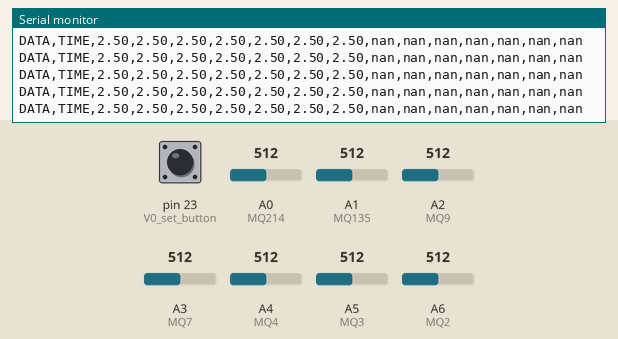
Recording of a sketch running on a simulated Arduino Mega 2560, built with avr-gcc and run on an emulated ATmega2560. On the bench: the last lines printed to the serial monitor. The test bench sets the inputs (shaded band); at power-on: pin 23 (V0_set_button) HIGH, A5 (MQ3) = 512, A0 (MQ214) = 512, A1 (MQ135) = 512, A2 (MQ9) = 512, A3 (MQ7) = 512, A4 (MQ4) = 512, A6 (MQ2) = 512. EEPROM starts erased.

Above: at 1.3 s.
1.4 s: pin 23 (V0_set_button) pulled LOW for 0.15 s
At 1.83 s:
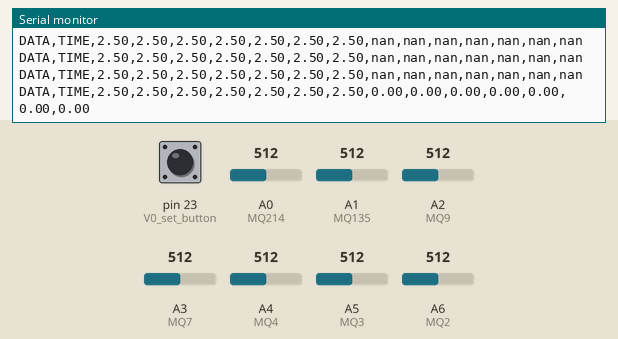
3.6 s: pin 23 (V0_set_button) pulled LOW for 3.2 s
9.8 s: A5 (MQ3) set to 306
At 9.93 s:
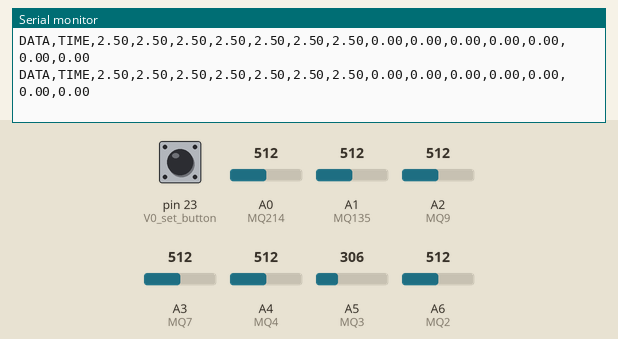
12.8 s: pin 23 (V0_set_button) pulled LOW for 0.15 s
At 13.15 s:
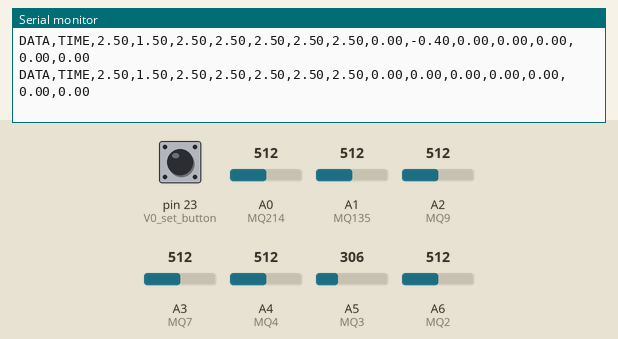
15.9 s: A0 (MQ214) set to 30
At 16.09 s:
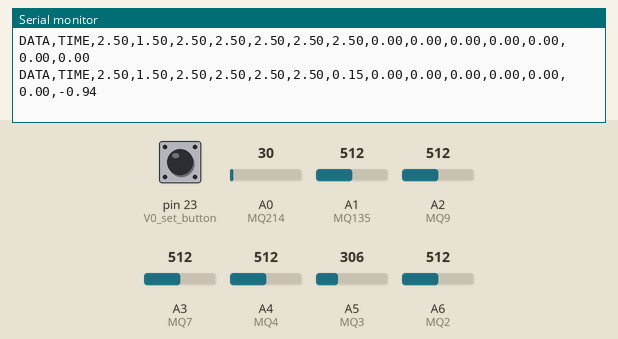
18.9 s: A1 (MQ135) set to 30
At 19.04 s:
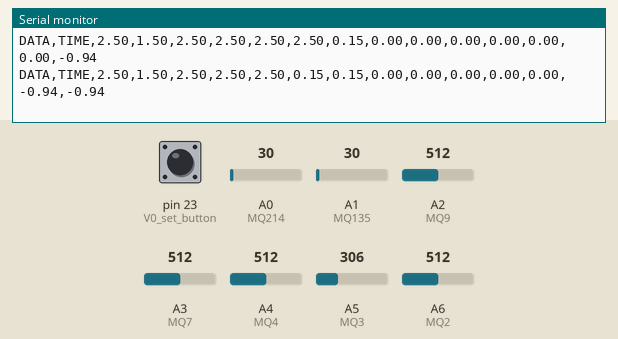

The sketch:

EX11.ino
```cpp
#include <EEPROM.h>

/*#include <LiquidCrystal.h>

const int RS = 2;
const int E = 3;
const int D4 = 4;
const int D5 = 5;
const int D6 = 6;
const int D7 = 7;
*/

#define MQ2 A6
#define MQ3 A5
#define MQ4 A4
#define MQ7 A3
#define MQ9 A2
#define MQ135 A1
#define MQ214 A0

#define V0_set_button 23   // button used for setting all V0 values
//#define next_button 22     // button used for switching between display

/*LiquidCrystal lcd(RS,E,D4,D5,D6,D7);*/

//bool V0_set_state = false;


//Values for MQ2
float MQ2_V0;  // Get the value of V0 via in Air
double MQ2_ratio; // Get ratio ( MQ2_volt - MQ2_V0 ) / MQ2_V0
float MQ2_ppm;
float MQ2_volt;

//Values for MQ3
float MQ3_V0;  // Get the value of V0 via in Air
double MQ3_ratio; // Get ratio ( MQ3_volt - MQ3_V0 ) / MQ3_V0
float MQ3_ppm;
float MQ3_volt;

//Values for MQ4
float MQ4_V0;  // Get the value of V0 via in Air
double MQ4_ratio; // Get ratio ( MQ4_volt - MQ4_V0 ) / MQ4_V0
float MQ4_ppm;
float MQ4_volt;

//Values for MQ7
float MQ7_V0;  // Get the value of V0 via in Air
double MQ7_ratio; // Get ratio ( MQ7_volt - MQ7_V0 ) / MQ7_V0
float MQ7_ppm;
float MQ7_volt;

//Values for MQ9
float MQ9_V0;  // Get the value of V0 via in Air
double MQ9_ratio; // Get ratio ( MQ9_volt - MQ9_V0 ) / MQ9_V0
float MQ9_ppm;
float MQ9_volt;

//Values for MQ135
float MQ135_V0;  // Get the value of V0 via in Air
double MQ135_ratio; // Get ratio ( MQ135_volt - MQ135_V0 ) / MQ135_V0
float MQ135_ppm;
float MQ135_volt;

//Values for MQ214
float MQ214_V0;  // Get the value of V0 via in Air
double MQ214_ratio; // Get ratio ( MQ214_volt - MQ214_V0 ) / MQ214_V0
float MQ214_ppm;
float MQ214_volt;

//Values for display
int count_display = 0;
unsigned int menu = 0;

//EEPROM addresses
const int address0 = 0;
const int address1 = address0+sizeof(float);
const int address2 = address1+sizeof(float);
const int address3 = address2+sizeof(float);
const int address4 = address3+sizeof(float);
const int address5 = address4+sizeof(float);
const int address6 = address5+sizeof(float);

/*
//Display function attach
ISR(TIMER2_COMPA_vect){
   //interrupt commands for TIMER 2 here

   count_display ++;
   if(count_display==250) {
    display_lcd();
    count_display = 0;
   }
}
*/

void setup() {
  // put your setup code here, to run once:
EEPROM.get(address0,MQ2_V0);
EEPROM.get(address1,MQ3_V0);
EEPROM.get(address2,MQ4_V0);
EEPROM.get(address3,MQ7_V0);
EEPROM.get(address4,MQ9_V0);
EEPROM.get(address5,MQ135_V0);
EEPROM.get(address6,MQ214_V0);

/*
// TIMER 2 used for display
// TIMER 2 for interrupt frequency 1000 Hz:
cli(); // stop interrupts
TCCR2A = 0; // set entire TCCR2A register to 0
TCCR2B = 0; // same for TCCR2B
TCNT2  = 0; // initialize counter value to 0
// set compare match register for 1000 Hz increments
OCR2A = 249; // = 16000000 / (64 * 1000) - 1 (must be <256)
// turn on CTC mode
TCCR2B |= (1 << WGM21);
// Set CS22, CS21 and CS20 bits for 64 prescaler
TCCR2B |= (1 << CS22) | (0 << CS21) | (0 << CS20);
// enable timer compare interrupt
TIMSK2 |= (1 << OCIE2A);
sei(); // allow interrupts
*/

Serial.begin(9600);

pinMode(V0_set_button,INPUT_PULLUP);
/*pinMode(next_button,INPUT_PULLUP);
lcd.begin(16, 2);*/

Serial.println("CLEARDATA"); //clears up any data left from previous projects
Serial.println("LABEL,Zaman,MQ2_volt,MQ3_volt,MQ4_volt,MQ7_volt,MQ9_volt,MQ135_volt,MQ214_volt,MQ2_ratio,MQ3_ratio,MQ4_ratio,MQ7_ratio,MQ9_ratio,MQ135_ratio,MQ214_ratio"); //LABEL, so excel knows the next things will be the names of the columns
Serial.println("RESETTIMER"); //resets timer to 0

}

void loop() {
  // put your main code here, to run repeatedly:
  //if(digitalRead(V0_set_button)==LOW && V0_set_state==true) {
    if(digitalRead(V0_set_button)==LOW) {
    while(digitalRead(V0_set_button)==LOW);
    //lcd.clear();
    //lcd.print("V0 values saved !");
    //Serial.println("V0 values saved !");

    MQ2_V0 = MQ2_volt ;
    MQ3_V0 = MQ3_volt ;
    MQ4_V0 = MQ4_volt ;
    MQ7_V0 = MQ7_volt ;
    MQ9_V0 = MQ9_volt ;
    MQ135_V0 = MQ135_volt ;
    MQ214_V0 = MQ214_volt ;
    EEPROM.put(address0,MQ2_V0);
    EEPROM.put(address1,MQ3_V0);
    EEPROM.put(address2,MQ4_V0);
    EEPROM.put(address3,MQ7_V0);
    EEPROM.put(address4,MQ9_V0);
    EEPROM.put(address5,MQ135_V0);
    EEPROM.put(address6,MQ214_V0);
  }

  /*
  if(digitalRead(V0_set_button)==LOW && V0_set_state==false) {
    while(digitalRead(V0_set_button)==LOW);
    V0_set_state = true;
    delay(10);
  } */
  /*
  if(digitalRead(next_button)==LOW) {
    while(digitalRead(next_button)==LOW);
    menu++;
    delay(10);
  }*/

  //get the values :

    get_MQ2_ratio();
    Serial.print("DATA,TIME,");
    Serial.print(MQ2_volt);
    get_MQ3_ratio();
    Serial.print(",");
    Serial.print(MQ3_volt);
    get_MQ4_ratio();
    Serial.print(",");
    Serial.print(MQ4_volt);
    get_MQ7_ratio();
    Serial.print(",");
    Serial.print(MQ7_volt);
    get_MQ9_ratio();
    Serial.print(",");
    Serial.print(MQ9_volt);
    get_MQ135_ratio();
    Serial.print(",");
    Serial.print(MQ135_volt);
    get_MQ214_ratio();
    Serial.print(",");
    Serial.print(MQ214_volt);

    Serial.print(",");
    Serial.print(MQ2_ratio);
    Serial.print(",");
    Serial.print(MQ3_ratio);
    Serial.print(",");
    Serial.print(MQ4_ratio);
    Serial.print(",");
    Serial.print(MQ7_ratio);
    Serial.print(",");
    Serial.print(MQ9_ratio);
    Serial.print(",");
    Serial.print(MQ135_ratio);
    Serial.print(",");
    Serial.println(MQ214_ratio);

    //Serial.print("DATA,",MQ2_volt,",",MQ3_volt,",",MQ4_volt,",",MQ7_volt,",",MQ9_volt,",",MQ135_volt,",",MQ214_volt,",",MQ2_ratio,",",MQ3_ratio,",",MQ4_ratio,",",MQ7_ratio,",",MQ9_ratio,",",MQ135_ratio,",",MQ214_ratio);
    //Serial.println();
    delay(100);
}

/*
//Display function : 0 for MQ2 1 for MQ7
// *****IMPORTANT***** : The display function is also used for getting the values from sensors
void display_lcd(void){

  if(V0_set_state == false){

    lcd.clear();
    if(menu>7) menu=0;
    switch(menu){

      case 0:
      lcd.print(int(MQ2_volt*100));
      lcd.setCursor(4,0);
      lcd.print(int(MQ3_volt*100));
      lcd.setCursor(8,0);
      lcd.print(int(MQ4_volt*100));
      lcd.setCursor(12,0);
      lcd.print(int(MQ7_volt*100));
      lcd.setCursor(0,1);
      lcd.print(int(MQ9_volt*100));
      lcd.setCursor(4,1);
      lcd.print(int(MQ135_volt*100));
      lcd.setCursor(8,1);
      lcd.print(int(MQ214_volt*100));
      break;

      case 1:
      lcd.print("MQ2 for Smoke:");
      lcd.setCursor(0,1);
      lcd.print(MQ2_volt);
      lcd.setCursor(5,1);
      lcd.print("Ratio=");
      lcd.setCursor(11,1);
      lcd.print(MQ2_ratio);
      break;

      case 2:
      lcd.print("MQ3 for Alcohol:");
      lcd.setCursor(0,1);
      lcd.print(MQ3_volt);
      lcd.setCursor(5,1);
      lcd.print("Ratio=");
      lcd.setCursor(11,1);
      lcd.print(MQ3_ratio);
      break;

      case 3:
      lcd.print("MQ4 for CNG:");
      lcd.setCursor(0,1);
      lcd.print(MQ4_volt);
      lcd.setCursor(5,1);
      lcd.print("Ratio=");
      lcd.setCursor(11,1);
      lcd.print(MQ4_ratio);
      break;

      case 4:
      lcd.print("MQ7 for CO:");
      lcd.setCursor(0,1);
      lcd.print(MQ7_volt);
      lcd.setCursor(5,1);
      lcd.print("Ratio=");
      lcd.setCursor(11,1);
      lcd.print(MQ7_ratio);
      break;

      case 5:
      lcd.print("MQ9 for Combust:");
      lcd.setCursor(0,1);
      lcd.print(MQ9_volt);
      lcd.setCursor(5,1);
      lcd.print("Ratio=");
      lcd.setCursor(11,1);
      lcd.print(MQ9_ratio);
      break;

      case 6:
      lcd.print("MQ135 for Air Q:");
      lcd.setCursor(0,1);
      lcd.print(MQ135_volt);
      lcd.setCursor(5,1);
      lcd.print("Ratio=");
      lcd.setCursor(11,1);
      lcd.print(MQ135_ratio);
      break;

      case 7:
      lcd.print("MQ214 for Natur:");
      lcd.setCursor(0,1);
      lcd.print(MQ214_volt);
      lcd.setCursor(5,1);
      lcd.print("Ratio=");
      lcd.setCursor(11,1);
      lcd.print(MQ214_ratio);
      break;
    }
  }


  if(V0_set_state == true){

    //get the values :
    get_MQ2_V0();
    get_MQ3_V0();
    get_MQ4_V0();
    get_MQ7_V0();
    get_MQ9_V0();
    get_MQ135_V0();
    get_MQ214_V0();

    lcd.clear();
    if(menu>7) menu=0;
    switch(menu){

      case 0:
      lcd.print(int(MQ2_V0*100));
      lcd.setCursor(4,0);
      lcd.print(int(MQ3_V0*100));
      lcd.setCursor(8,0);
      lcd.print(int(MQ4_V0*100));
      lcd.setCursor(12,0);
      lcd.print(int(MQ7_V0*100));
      lcd.setCursor(0,1);
      lcd.print(int(MQ9_V0*100));
      lcd.setCursor(4,1);
      lcd.print(int(MQ135_V0*100));
      lcd.setCursor(8,1);
      lcd.print(int(MQ214_V0*100));
      break;

      case 1:
      lcd.print("New V0 for MQ2:");
      lcd.setCursor(0,1);
      lcd.print(MQ2_V0);
      break;

      case 2:
      lcd.print("New V0 for MQ3:");
      lcd.setCursor(0,1);
      lcd.print(MQ3_V0);
      break;

      case 3:
      lcd.print("New V0 for MQ4:");
      lcd.setCursor(0,1);
      lcd.print(MQ4_V0);
      break;

      case 4:
      lcd.print("New V0 for MQ7:");
      lcd.setCursor(0,1);
      lcd.print(MQ7_V0);
      break;

      case 5:
      lcd.print("New V0 for MQ9:");
      lcd.setCursor(0,1);
      lcd.print(MQ9_V0);
      break;

      case 6:
      lcd.print("New V0 for MQ135:");
      lcd.setCursor(0,1);
      lcd.print(MQ135_V0);
      break;

      case 7:
      lcd.print("New V0 for MQ214:");
      lcd.setCursor(0,1);
      lcd.print(MQ214_V0);
      break;
    }
  }

}
*/
/*void get_MQ2_V0(void){

    int sensorValue[101];
  // Get a average data by testing 101 times and pick the Median :
    for(int x = 0 ; x < 101 ; x++)
    {
        sensorValue[x] = analogRead(MQ2);
    }
    sort_array(sensorValue,101);
    MQ2_V0 = sensorValue[50]*5.0/1023;
}*/

void get_MQ2_ratio(void){

    int sensorValue[101];
  // Get a average data by testing 100 times
    for(int x = 0 ; x < 100 ; x++)
    {
        sensorValue[x] = analogRead(MQ2);
    }
    sort_array(sensorValue,101);
    MQ2_volt = sensorValue[50]*5.0/1023;
    MQ2_ratio = (MQ2_volt - MQ2_V0)/MQ2_V0;
}

/*void get_MQ3_V0(void){

    int sensorValue[101];
  // Get a average data by testing 101 times and pick the Median :
    for(int x = 0 ; x < 101 ; x++)
    {
        sensorValue[x] = analogRead(MQ3);
    }
    sort_array(sensorValue,101);
    MQ3_V0 = sensorValue[50]*5.0/1023;
}*/

void get_MQ3_ratio(void){

    int sensorValue[101];
  // Get a average data by testing 100 times
    for(int x = 0 ; x < 100 ; x++)
    {
        sensorValue[x] = analogRead(MQ3);
    }
    sort_array(sensorValue,101);
    MQ3_volt = sensorValue[50]*5.0/1023;
    MQ3_ratio = (MQ3_volt - MQ3_V0)/MQ3_V0;
}

/*void get_MQ4_V0(void){

    int sensorValue[101];
  // Get a average data by testing 101 times and pick the Median :
    for(int x = 0 ; x < 101 ; x++)
    {
        sensorValue[x] = analogRead(MQ4);
    }
    sort_array(sensorValue,101);
    MQ4_V0 = sensorValue[50]*5.0/1023;
}*/

void get_MQ4_ratio(void){

    int sensorValue[101];
  // Get a average data by testing 100 times
    for(int x = 0 ; x < 100 ; x++)
    {
        sensorValue[x] = analogRead(MQ4);
    }
    sort_array(sensorValue,101);
    MQ4_volt = sensorValue[50]*5.0/1023;
    MQ4_ratio = (MQ4_volt - MQ4_V0)/MQ4_V0;
}

/*void get_MQ7_V0(void){

    int sensorValue[101];
  // Get a average data by testing 101 times and pick the Median :
    for(int x = 0 ; x < 101 ; x++)
    {
        sensorValue[x] = analogRead(MQ7);
    }
    sort_array(sensorValue,101);
    MQ7_V0 = sensorValue[50]*5.0/1023;
}*/

void get_MQ7_ratio(void){

  int sensorValue[101];
  // Get a average data by testing 100 times
    for(int x = 0 ; x < 100 ; x++)
    {
        sensorValue[x] = analogRead(MQ7);
    }
    sort_array(sensorValue,101);
    MQ7_volt = sensorValue[50]*5.0/1023;
    MQ7_ratio = (MQ7_volt - MQ7_V0)/MQ7_V0;
}

/*void get_MQ9_V0(void){

    int sensorValue[101];
  // Get a average data by testing 101 times and pick the Median :
    for(int x = 0 ; x < 101 ; x++)
    {
        sensorValue[x] = analogRead(MQ9);
    }
    sort_array(sensorValue,101);
    MQ9_V0 = sensorValue[50]*5.0/1023;
}*/

void get_MQ9_ratio(void){

    int sensorValue[101];
  // Get a average data by testing 100 times
    for(int x = 0 ; x < 100 ; x++)
    {
        sensorValue[x] = analogRead(MQ9);
    }
    sort_array(sensorValue,101);
    MQ9_volt = sensorValue[50]*5.0/1023;
    MQ9_ratio = (MQ9_volt - MQ9_V0)/MQ9_V0;
}

/*void get_MQ135_V0(void){

    int sensorValue[101];
  // Get a average data by testing 101 times and pick the Median :
    for(int x = 0 ; x < 101 ; x++)
    {
        sensorValue[x] = analogRead(MQ135);
    }
    sort_array(sensorValue,101);
    MQ135_V0 = sensorValue[50]*5.0/1023;
}*/

void get_MQ135_ratio(void){

    int sensorValue[101];
  // Get a average data by testing 100 times
    for(int x = 0 ; x < 100 ; x++)
    {
        sensorValue[x] = analogRead(MQ135);
    }
    sort_array(sensorValue,101);
    MQ135_volt = sensorValue[50]*5.0/1023;
    MQ135_ratio = (MQ135_volt - MQ135_V0)/MQ135_V0;
}

/*void get_MQ214_V0(void){

    int sensorValue[101];
  // Get a average data by testing 101 times and pick the Median :
    for(int x = 0 ; x < 101 ; x++)
    {
        sensorValue[x] = analogRead(MQ214);
    }
    sort_array(sensorValue,101);
    MQ214_V0 = sensorValue[50]*5.0/1023;
}*/

void get_MQ214_ratio(void){

    int sensorValue[101];
  // Get a average data by testing 100 times
    for(int x = 0 ; x < 100 ; x++)
    {
        sensorValue[x] = analogRead(MQ214);
    }
    sort_array(sensorValue,101);
    MQ214_volt = sensorValue[50]*5.0/1023;
    MQ214_ratio = (MQ214_volt - MQ214_V0)/MQ214_V0;
}

void sort_array(int a[], int size) {
    for(int i=0; i<(size-1); i++) {
        for(int o=0; o<(size-(i+1)); o++) {
                if(a[o] > a[o+1]) {
                    int t = a[o];
                    a[o] = a[o+1];
                    a[o+1] = t;
                }
        }
    }
}
```

Measured:
- after the input at 1.4 s, the serial monitor: prints a new line after 0.26 s (image 1)
- after the input at 12.8 s, the serial monitor: prints a new line after 0.18 s (image 3)
- after the input at 15.9 s, the serial monitor: prints a new line at once (image 4)
